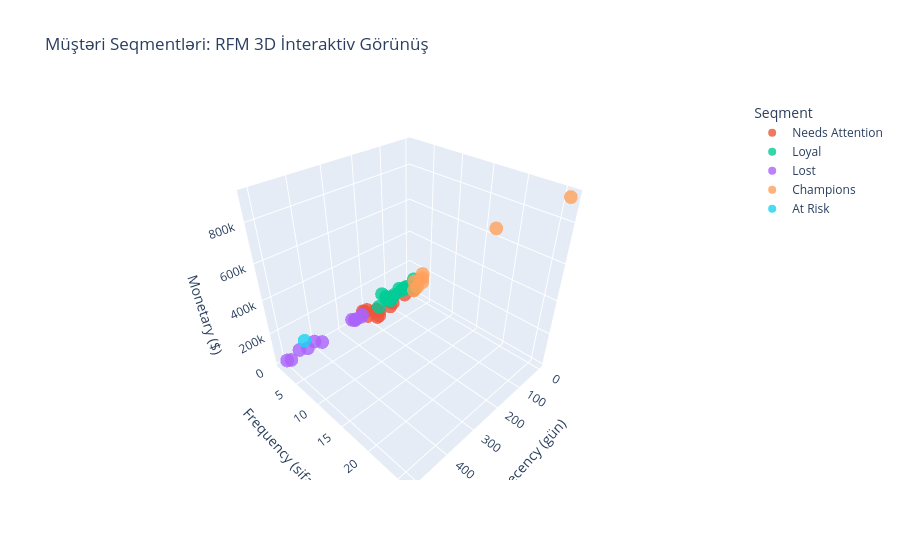

Here is the notebook cell this chart was saved with:
### Code cell
import plotly.express as px

fig = px.scatter_3d(
    rfm,
    x='Recency',
    y='Frequency',
    z='Monetary',
    color='Segment',
    hover_name='CUSTOMERNAME',
    hover_data=['R_score', 'F_score', 'M_score', 'RFM_Segment'],
    title='Müştəri Seqmentləri: RFM 3D İnteraktiv Görünüş',
    opacity=0.8
)

fig.update_layout(
    scene=dict(
        xaxis_title='Recency (gün)',
        yaxis_title='Frequency (sifariş)',
        zaxis_title='Monetary ($)'
    ),
    legend_title='Seqment'
)

fig.write_html('rfm_3d_scatter.html')
fig.show()

### Figure 1 — Plotly figure (JSON) as saved in the notebook; plotly's stock layout.template omitted (floating-point values rounded to 4 significant figures)
{"data": [{"customdata": [[4, 2, 2, "422"], [2, 2, 1, "221"], [4, 2, 1, "421"], [3, 2, 1, "321"], [3, 2, 1, "321"], [3, 1, 1, "311"], [2, 1, 2, "212"], [2, 1, 1, "211"], [2, 2, 2, "222"], [3, 2, 2, "322"], [2, 2, 2, "222"], [3, 2, 1, "321"], [4, 2, 2, "422"], [2, 1, 1, "211"], [2, 1, 2, "212"], [2, 2, 2, "222"]], "hovertemplate": "<b>%{hovertext}</b><br><br>Segment=Needs Attention<br>Recency=%{x}<br>Frequency=%{y}<br>Monetary=%{z}<br>R_score=%{customdata[0]}<br>F_score=%{customdata[1]}<br>M_score=%{customdata[2]}<br>RFM_Segment=%{customdata[3]}<extra></extra>", "hovertext": ["Alpha Cognac", "Atelier graphique", "Australian Collectables, Ltd", "Australian Gift Network, Co", "Auto-Moto Classics Inc.", "Boards & Toys Co.", "Canadian Gift Exchange Network", "Classic Gift Ideas, Inc", "Classic Legends Inc.", "Collectables For Less Inc.", "Enaco Distributors", "Gift Ideas Corp.", "Gifts4AllAges.com", "Microscale Inc.", "Mini Classics", "giftsbymail.co.uk"], "legendgroup": "Needs Attention", "marker": {"color": "#EF553B", "opacity": 0.8, "symbol": "circle"}, "mode": "markers", "name": "Needs Attention", "scene": "scene", "showlegend": true, "type": "scatter3d", "x": [65, 188, 23, 119, 180, 113, 222, 230, 192, 132, 189, 179, 26, 210, 229, 212], "y": [3, 3, 3, 3, 3, 2, 2, 2, 3, 3, 3, 3, 3, 2, 2, 2], "z": [70490.0, 24180.0, 64590.0, 59470.0, 26480.0, 9129.0, 75240.0, 67510.0, 77800.0, 81580.0, 78410.0, 57290.0, 83210.0, 33140.0, 85560.0, 78240.0]}, {"customdata": [[3, 4, 4, "344"], [3, 4, 4, "344"], [3, 4, 4, "344"], [3, 4, 4, "344"], [4, 4, 3, "443"], [4, 3, 4, "434"], [3, 3, 3, "333"], [3, 4, 4, "344"], [3, 3, 3, "333"], [3, 3, 4, "334"], [3, 3, 3, "333"], [3, 3, 3, "333"], [3, 4, 4, "344"], [4, 4, 3, "443"], [3, 3, 3, "333"], [3, 3, 3, "333"], [4, 3, 3, "433"]], "hovertemplate": "<b>%{hovertext}</b><br><br>Segment=Loyal<br>Recency=%{x}<br>Frequency=%{y}<br>Monetary=%{z}<br>R_score=%{customdata[0]}<br>F_score=%{customdata[1]}<br>M_score=%{customdata[2]}<br>RFM_Segment=%{customdata[3]}<extra></extra>", "hovertext": ["Anna's Decorations, Ltd", "Australian Collectors, Co.", "Corporate Gift Ideas Co.", "Dragon Souveniers, Ltd.", "Handji Gifts& Co", "L'ordine Souveniers", "Mini Creations Ltd.", "Muscle Machine Inc", "Oulu Toy Supplies, Inc.", "Scandinavian Gift Ideas", "Stylish Desk Decors, Co.", "Suominen Souveniers", "Technics Stores Inc.", "Tokyo Collectables, Ltd", "Toys of Finland, Co.", "Toys4GrownUps.com", "UK Collectables, Ltd."], "legendgroup": "Loyal", "marker": {"color": "#00cc96", "opacity": 0.8, "symbol": "circle"}, "mode": "markers", "name": "Loyal", "scene": "scene", "showlegend": true, "type": "scatter3d", "x": [84, 184, 98, 91, 39, 22, 145, 182, 121, 90, 180, 146, 147, 40, 112, 140, 54], "y": [4, 5, 4, 5, 4, 3, 3, 4, 3, 3, 3, 3, 4, 4, 3, 3, 3], "z": [154000.0, 201000.0, 149900.0, 173000.0, 115500.0, 142600.0, 109000.0, 197700.0, 104400.0, 134300.0, 88800.0, 114000.0, 120800.0, 120600.0, 111300.0, 104600.0, 118000.0]}, {"customdata": [[1, 1, 1, "111"], [1, 1, 1, "111"], [1, 1, 1, "111"], [1, 1, 1, "111"], [1, 1, 1, "111"], [1, 1, 1, "111"], [1, 1, 1, "111"], [1, 1, 1, "111"], [1, 1, 1, "111"], [1, 1, 1, "111"], [1, 1, 1, "111"]], "hovertemplate": "<b>%{hovertext}</b><br><br>Segment=Lost<br>Recency=%{x}<br>Frequency=%{y}<br>Monetary=%{z}<br>R_score=%{customdata[0]}<br>F_score=%{customdata[1]}<br>M_score=%{customdata[2]}<br>RFM_Segment=%{customdata[3]}<extra></extra>", "hovertext": ["Auto Assoc. & Cie.", "Bavarian Collectables Imports, Co.", "CAF Imports", "Cambridge Collectables Co.", "Clover Collections, Co.", "Daedalus Designs Imports", "Double Decker Gift Stores, Ltd", "Iberia Gift Imports, Corp.", "Men 'R' US Retailers, Ltd.", "Online Mini Collectables", "Osaka Souveniers Co."], "legendgroup": "Lost", "marker": {"color": "#ab63fa", "opacity": 0.8, "symbol": "circle"}, "mode": "markers", "name": "Lost", "scene": "scene", "showlegend": true, "type": "scatter3d", "x": [233, 259, 439, 389, 258, 466, 496, 238, 509, 264, 414], "y": [2, 1, 2, 2, 2, 2, 2, 2, 2, 2, 2], "z": [64830.0, 34990.0, 49640.0, 36160.0, 57760.0, 69050.0, 36020.0, 54720.0, 48050.0, 57200.0, 67610.0]}, {"customdata": [[4, 4, 4, "444"], [4, 4, 4, "444"], [4, 4, 4, "444"], [4, 4, 4, "444"], [4, 4, 4, "444"], [4, 4, 4, "444"], [4, 4, 4, "444"], [4, 4, 4, "444"], [4, 4, 4, "444"]], "hovertemplate": "<b>%{hovertext}</b><br><br>Segment=Champions<br>Recency=%{x}<br>Frequency=%{y}<br>Monetary=%{z}<br>R_score=%{customdata[0]}<br>F_score=%{customdata[1]}<br>M_score=%{customdata[2]}<br>RFM_Segment=%{customdata[3]}<extra></extra>", "hovertext": ["Danish Wholesale Imports", "Diecast Classics Inc.", "Euro Shopping Channel", "La Rochelle Gifts", "Mini Gifts Distributors Ltd.", "Reims Collectables", "Salzburg Collectables", "Souveniers And Things Co.", "The Sharp Gifts Warehouse"], "legendgroup": "Champions", "marker": {"color": "#FFA15A", "opacity": 0.8, "symbol": "circle"}, "mode": "markers", "name": "Champions", "scene": "scene", "showlegend": true, "type": "scatter3d", "x": [47, 2, 1, 1, 3, 63, 15, 3, 40], "y": [5, 4, 26, 4, 17, 5, 4, 4, 4], "z": [145000.0, 122100.0, 912300.0, 180100.0, 654900.0, 135000.0, 149800.0, 151600.0, 160000.0]}, {"customdata": [[1, 3, 4, "134"]], "hovertemplate": "<b>%{hovertext}</b><br><br>Segment=At Risk<br>Recency=%{x}<br>Frequency=%{y}<br>Monetary=%{z}<br>R_score=%{customdata[0]}<br>F_score=%{customdata[1]}<br>M_score=%{customdata[2]}<br>RFM_Segment=%{customdata[3]}<extra></extra>", "hovertext": ["Saveley & Henriot, Co."], "legendgroup": "At Risk", "marker": {"color": "#19d3f3", "opacity": 0.8, "symbol": "circle"}, "mode": "markers", "name": "At Risk", "scene": "scene", "showlegend": true, "type": "scatter3d", "x": [456], "y": [3], "z": [142900.0]}], "layout": {"legend": {"title": {"text": "Seqment"}, "tracegroupgap": 0}, "scene": {"domain": {"x": [0, 1], "y": [0, 1]}, "xaxis": {"title": {"text": "Recency (gün)"}}, "yaxis": {"title": {"text": "Frequency (sifariş)"}}, "zaxis": {"title": {"text": "Monetary ($)"}}}, "title": {"text": "Müştəri Seqmentləri: RFM 3D İnteraktiv Görünüş"}}}
